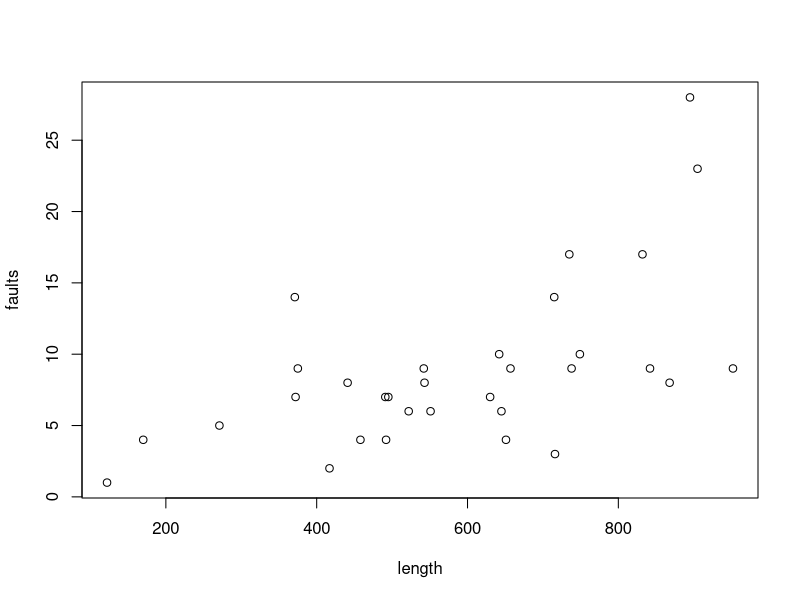
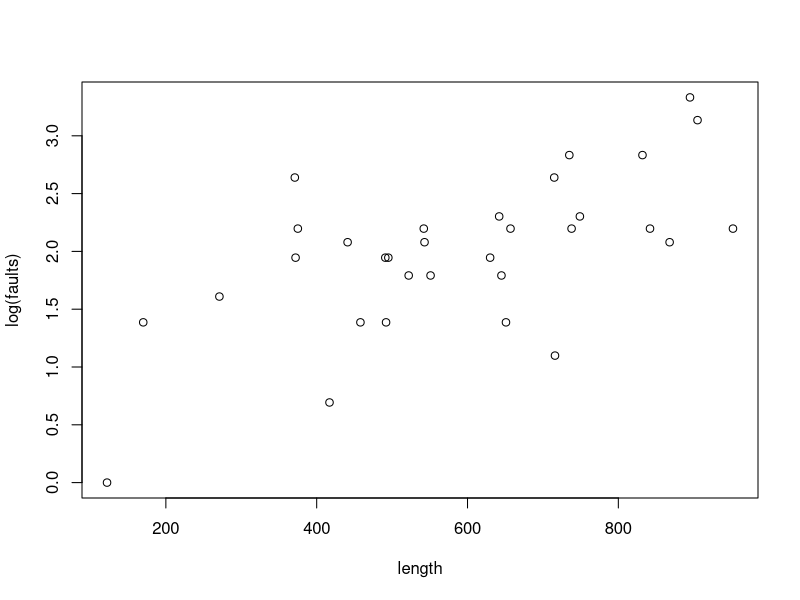

These figures' R source, in order:
fabric = read.table("fabric.txt", header=TRUE)

plot(faults~length, data=fabric)
plot(log(faults)~length, data=fabric)


#glm
?glm
glm_fit = glm(faults~length, data=fabric, family="poisson")
summary(glm_fit)
names(glm_fit)
methods(class=class(glm_fit))
glm_fit_fisher_info = vcov(glm_fit)

util1 <- function(x_eval_pt, fitted_beta, fitted_info){
    eval_exp = c(1, x_eval_pt)
    pt_est = t(eval_exp) %*% fitted_beta
    interval_length = qnorm(0.975) * sqrt(t(eval_exp) %*% fitted_info %*% eval_exp)
    lw_est = pt_est - interval_length
    up_est = pt_est + interval_length
    return(data.frame(pt=pt_est, lw=lw_est, up=up_est))
}

util1(500, coef(glm_fit), vcov(glm_fit))
util1(995, coef(glm_fit), vcov(glm_fit))


#quasi-likelihood glm
qglm_fit = glm(faults~length, data=fabric, family="quasipoisson")
summary(qglm_fit)

util1(500, coef(qglm_fit), vcov(qglm_fit))
util1(995, coef(qglm_fit), vcov(qglm_fit))
